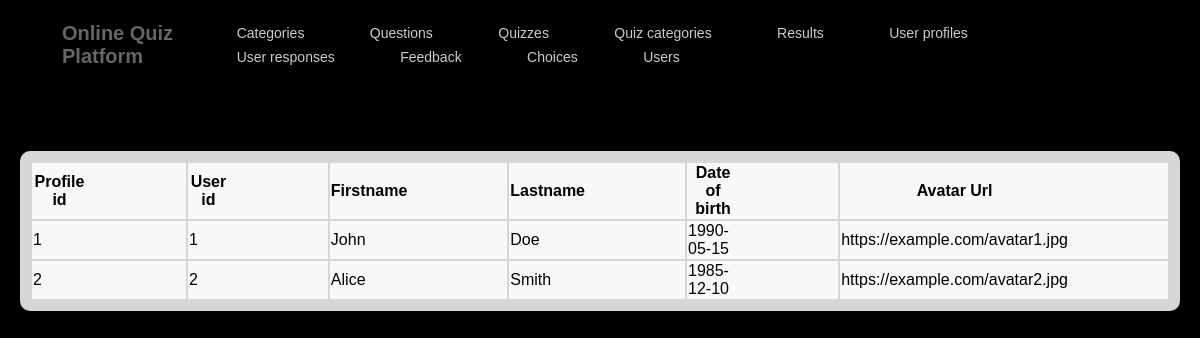
Screenshot of /userprofiles.php with the database file from the repository.
### tables this page shows
CREATE TABLE `userprofiles` (
  `profile_id` int(11) NOT NULL,
  `user_id` int(11) DEFAULT NULL,
  `first_name` varchar(50) DEFAULT NULL,
  `last_name` varchar(50) DEFAULT NULL,
  `date_of_birth` date DEFAULT NULL,
  `avatar_url` varchar(255) DEFAULT NULL
);

### userprofiles.php (the view, shortened to what this page needs)
<!DOCTYPE html>
<html lang="en">
<head>
    <link rel="stylesheet" href="style.css">
</head>
<header>
        <nav>
            <div class="vertical-container">
                <div class="logo">
                    <p>Online Quiz Platform</p>
                </div>
            </div>
            <ul>
                <div class="vertical-container">
				<li><a href="index.php">Categories</a></li>
                    <li><a href="questions.php">Questions</a></li>
					<li><a href="quizzes.php">Quizzes</a></li>
                    <li><a href="quizcategories.php">Quiz categories </a></li>
                    <li><a href="results.php">Results</a></li>
                    <li><a href="userprofiles.php">User profiles</a></li>
                    <li><a href="userresponses.php">User responses</a></li>
                    <li><a href="feedback.php">Feedback</a></li>
                    <li><a href="choices.php">Choices</a></li>
                    <li><a href="users.php">Users</a></li>
            </ul>
        </nav>
    </header>
    <section>
		<h4><center>categories</center></h4>
		<div class="container">
		<table>
        <center>
			<thead>
				<tr>
				    <th>Profile id</th>
				    <th>User id</th>
					<th>Firstname</th>
					<th>Lastname</th>
					<th>Date of birth</th>
					<th>Avatar Url</th>
				</tr>
			</thead>
			<tbody>
				<?php
				$conn = mysqli_connect("localhost", "root", "", "online_quiz_platform");
				$sql = "SELECT * FROM userprofiles";
				$result = mysqli_query($conn, $sql);
				if (mysqli_num_rows($result) > 0) {
					while($row = mysqli_fetch_assoc($result)) {
						echo "<tr>";
						echo "<td>" . $row["profile_id"] . "</td>";
						echo "<td>" . $row["user_id"] . "</td>";
						echo "<td>" . $row["first_name"] . "</td>";
						echo "<td>" . $row["last_name"] . "</td>";
						echo "<td>" . $row["date_of_birth"] . "</td>";
						echo "<td>" . $row["avatar_url"] . "</td>";
						echo "</tr>";
					}
				} else {
					echo "<tr><td colspan='4'>No data available</td></tr>";
				}
				?>
			</tbody>
			</div>
</body>
</html>

### style.css (style rules this page uses)
p { color: #666; }
header { background-color: rgba(0, 0, 0, 0); padding: 2px; }
nav { display: flex; justify-content: space-between; align-items: center; margin-right: 20px; margin-left: 40px; padding: 0 20px; }
nav ul { list-style: none; margin: 0; padding: 0; }
nav li { display: inline-block; margin-right: 1px; padding: 3px 30px; position: relative; }
nav a { text-decoration: none; color: rgba(255, 255, 255, 0.8); font-size: 14px; }
nav li::after { content: ''; height: 3px; width: 0; background: #20dbbc; position: absolute; left: 0; bottom: -3px; transition: width 0.3s; }
.logo { font-size: 20px; color: rgb(6, 6, 6); font-weight: bold; }
th, td { padding-right: 100px; background-color: rgba(255, 255, 255, 0.84); }
.container { background-color: rgba(255, 255, 255, 0.84); padding: 10px; margin: 20px; border-radius: 10px; backdrop-filter: blur(3px); overflow: auto; transition: background-color 0.2s ease; }

### rows the page displays
userprofiles: profile_id "1", user "1", first_name "John", last_name "Doe", date_of_birth "1990-05-15", avatar_url "https://example.com/avatar1.jpg"
userprofiles: profile_id "2", user "2", first_name "Alice", last_name "Smith", date_of_birth "1985-12-10", avatar_url "https://example.com/avatar2.jpg"
